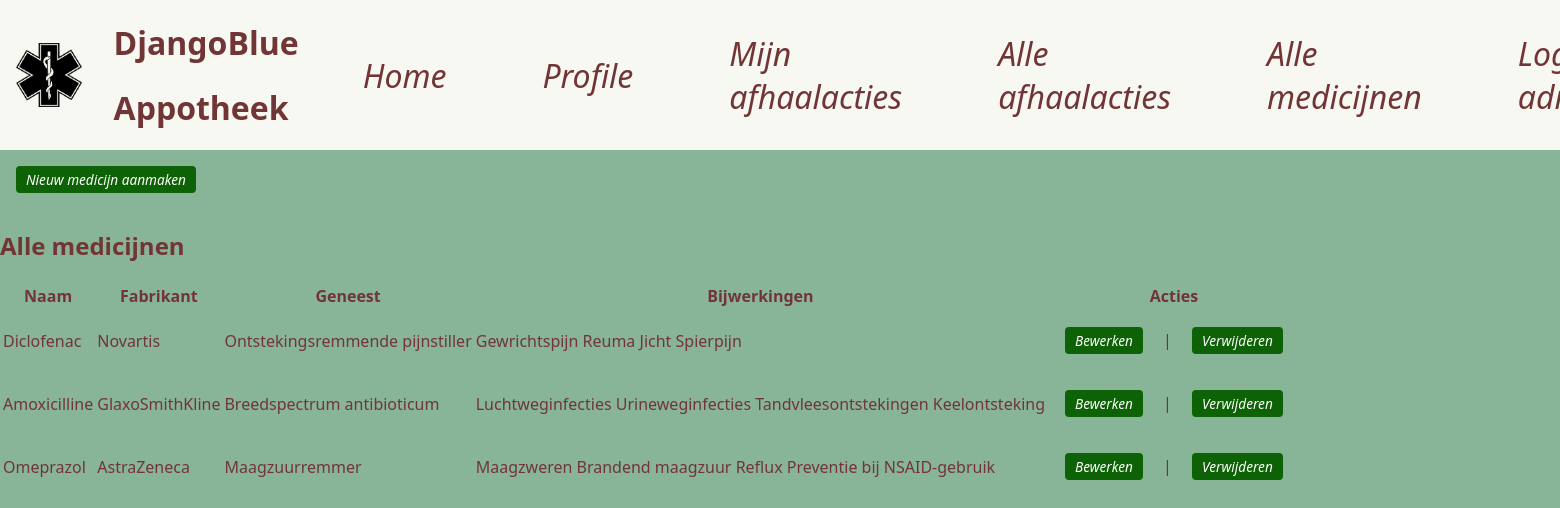
/beheer/medicines/ (signed in), run on the app's committed database.
### base/models.py (models this page shows, shortened)
class Medicine(models.Model):
    name = models.CharField(max_length=100)
    manufacturer = models.CharField(max_length=100)
    cures = models.CharField(max_length=100)
    sideEffects = models.TextField()

### base/views.py (the view)
# urls.py: path('beheer/medicines/', views.medicine_list, name='medicine_list'),
@staff_member_required
def medicine_list(request):
    medicines = Medicine.objects.all()
    return render(request, "base/medicine_list.html", {"medicines": medicines})

### base/templates/base/medicine_list.html
{% extends "base/base.html" %}
{% block content %}
  <a href="{% url 'create_medicine' %}" class = "medicinepickup">Nieuw medicijn aanmaken</a>
  <h2>Alle medicijnen</h2>
  <table>
    <tr>
      <th>Naam</th>
      <th>Fabrikant</th>
      <th>Geneest</th>
      <th>Bijwerkingen</th>
      <th>Acties</th>
    </tr>
    {% for medicine in medicines %}
    <tr>
      <td>{{ medicine.name }}</td>
      <td>{{ medicine.manufacturer }}</td>
      <td>{{ medicine.cures }}</td>
      <td>{{ medicine.sideEffects }}</td>
      <td>
        <a href="{% url 'edit_medicine' medicine.pk %}" class = "medicinepickup">Bewerken</a> |
        <a href="{% url 'delete_medicine' medicine.pk %}" class = "medicinepickup">Verwijderen</a>
      </td>
    </tr>
    {% empty %}
    <tr>
      <td> Geen medicijnen gevonden.</td>
    </tr>
    {% endfor %}
  </table>
{% endblock content %}

### base/templates/base/menu.html
{% load static %}
<div class="nav-container">
    <img src="{% static "base/img/appotheek.png" %}" alt="Logo">
    <div class="title">
        <h1>DjangoBlue</h1>
        <h1>Appotheek</h1>
    </div>
    {% if user.is_authenticated %}
        <a href="{% url 'index'%}" class = "nav-item">Home</a>
        <a href="{% url 'profile' %}" class="nav-item">Profile</a>
        <a href="{% url 'user_collections' %}" class="nav-item">Mijn afhaalacties</a>
        {% if user.is_staff %}
            <a href="{% url 'admin_collection_list' %}" class="nav-item">Alle afhaalacties</a>
            <a href="{% url 'medicine_list' %}" class="nav-item">Alle medicijnen</a>
        {% endif %}
        <a href="{% url 'logout_user' %}"> Logout {{ user.username }}</a>
    {% else %}
        <a href="{% url 'login' %}" class="nav-item">Login</a>
        <a href="{% url 'register' %}" class="nav-item">Sign up</a>
    {% endif %}
</div>

### base/static/base/css/styles.css (style rules this page uses)
body { background-color: #88b498; }

### base/static/base/css/menu.css (style rules this page uses)
body { margin: 0; font-family: 'Segoe UI', 'Roboto', 'Helvetica Neue', sans-serif; color: #723535; }
.nav-container { background-color: #f8f8f2; display: flex; align-items: center; gap: 2rem; padding-left: 1rem; }
img { height: 4rem; }
a { color: #723535; font-style: oblique; text-decoration: none; font-size: 2rem; justify-content: center; align-items: center; gap: 2rem; padding: 1rem; margin: 1rem; }

### base/static/base/css/mainpage.css (style rules this page uses)
.medicinepickup { background: #0c6204; color: white; padding: 4px 10px; font-size: 0.85rem; border-radius: 4px; font-weight: 500; text-decoration: none; transition: background-color 0.3s ease; display: inline-block; }

### data on the page
Medicine: name "Diclofenac", manufacturer "Novartis", cures "Ontstekingsremmende pijnstiller", sideEffects "Gewrichtspijn Reuma Jicht Spierpijn"
Medicine: name "Amoxicilline", manufacturer "GlaxoSmithKline", cures "Breedspectrum antibioticum", sideEffects "Luchtweginfecties Urineweginfecties Tandvleesontstekingen Keelontsteking"
Medicine: name "Omeprazol", manufacturer "AstraZeneca", cures "Maagzuurremmer", sideEffects "Maagzweren Brandend maagzuur Reflux Preventie bij NSAID-gebruik"
